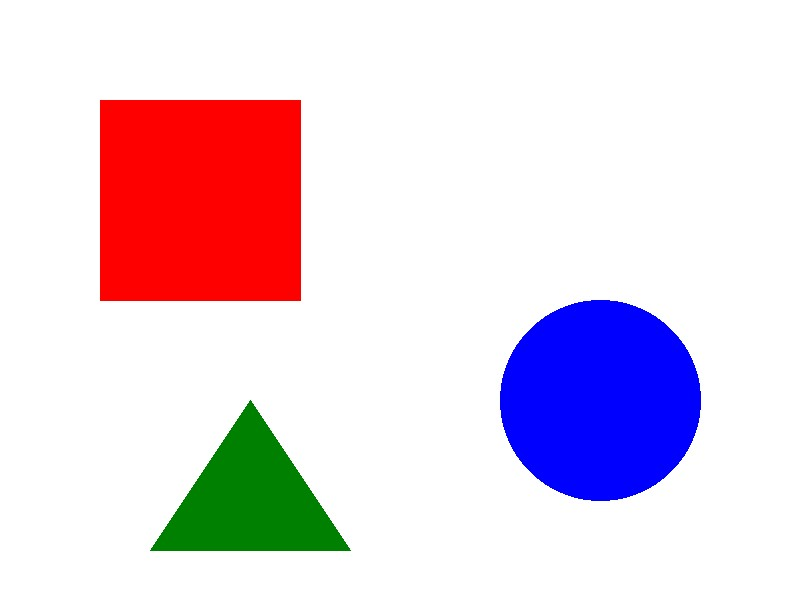
%> input picture Corte 1/Parcial/Figuras.jpeg, 800 x 600 px
$ octave Punto_3.m   (GNU Octave 9; MATLAB toolbox functions it lacks are replaced by stand-ins)
%> lines starting %> are read from the running program, lines starting %| are printed output that depends on the picture
%% Parcial Imágenes
% Nicolás González

clear all;
close all;
clc;

% Punto 3

% Se genera una imagen con la IA Copilot en formato Jpeg a una calidad del
% 90%
img = imread('Figuras.jpeg');
%> img is the input picture: size 600x800x3 uint8; mean R, G, B 229.8, 212.6, 225.2

% Cálculo del tamaño del archivo en KB
fileInfo = dir('Figuras.jpeg');
fileSizeKB = fileInfo.bytes / 1024; % Convertir a KB

% Cálculo del tamaño teórico (24 bits por píxel)
[m, n, c] = size(img);
%> m = 600; n = 800; c = 3
bits = 24;
fileSizeTeoricoKB = (m * n * bits) / (8 * 1024); % KB
%> fileSizeTeoricoKB = 1406.2

% Filtro (Blur)
imgBlur = imgaussfilt(img, 30); % Desenfoque
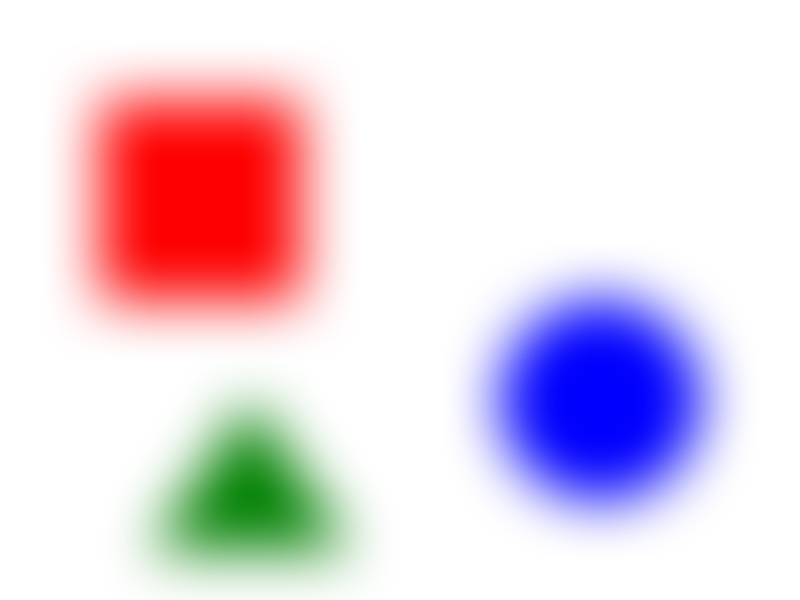
%> imgBlur: size 600x800x3 uint8; mean R, G, B 229.9, 212.7, 225.3
imwrite(imgBlur, 'Figuras_Suavizada.jpg'); % Se guarda la imagen con el filtro

% Comparación de tamaños
fileInfoBlur = dir('Figuras_Suavizada.jpg');
fileSizeBlurKB = fileInfoBlur.bytes / 1024; % Convertir a KB

% Histogramas de la imagen original y suavizada
imgGris = rgb2gray(img);
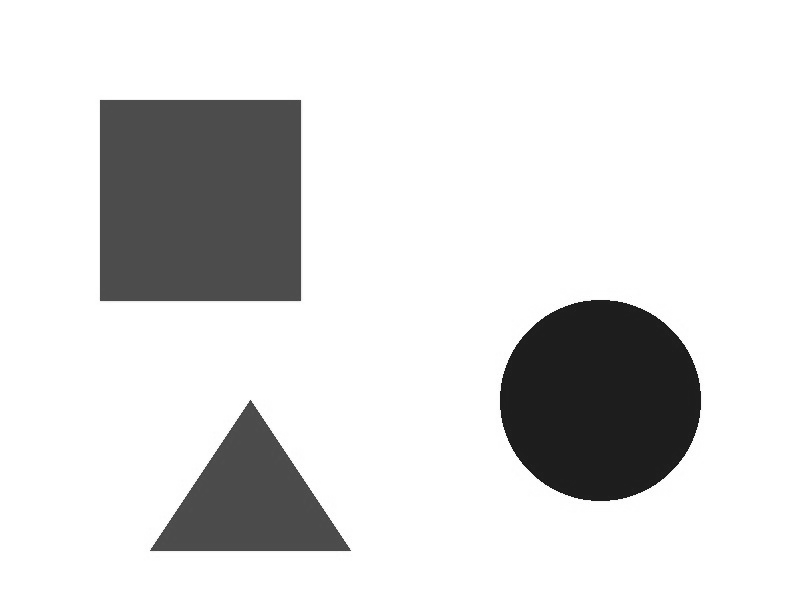
%> imgGris: size 600x800 uint8; min 18, max 255, mean 219.2
imgBlurGris = rgb2gray(imgBlur);
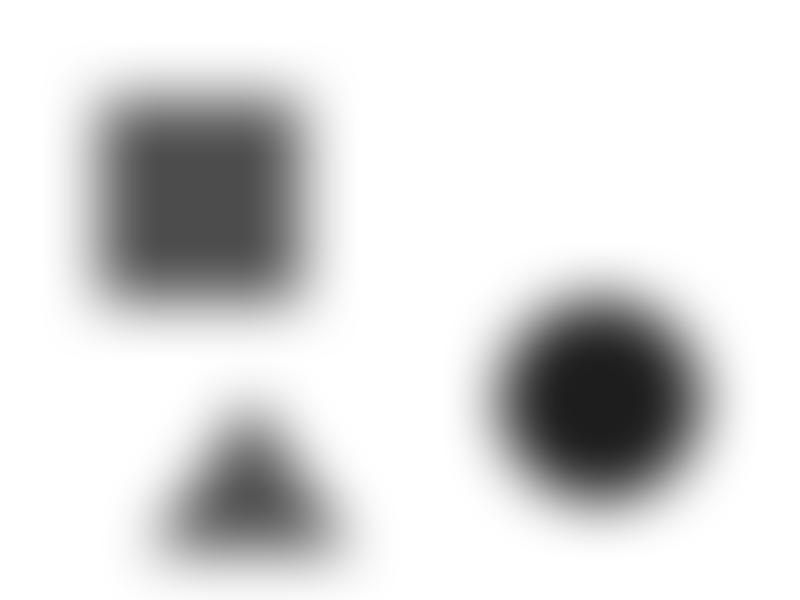
%> imgBlurGris: size 600x800 uint8; min 29, max 255, mean 219.2

% Grafico histogramas
figure('Name', 'Histogramas de Intensidad');
subplot(1,2,1);
imhist(imgGris);
title('Histograma de la Imagen Original');
xlabel('Intensidad');
ylabel('Frecuencia');

subplot(1,2,2);
imhist(imgBlurGris);
title('Histograma de la Imagen Suavizada');
xlabel('Intensidad');
ylabel('Frecuencia');
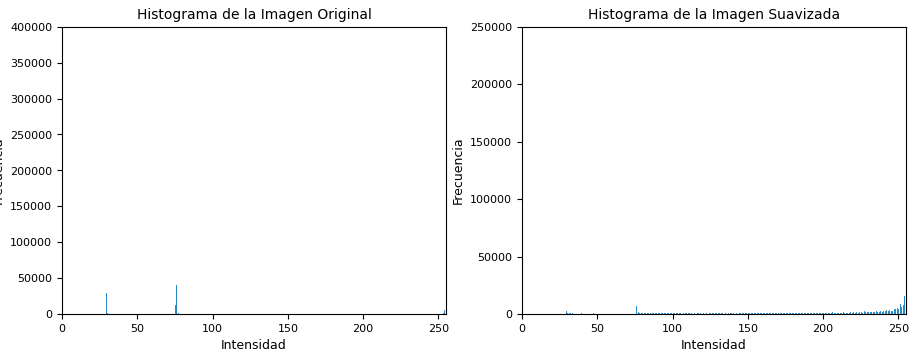
%> figure redrawn from the program's plot data, 2 panels; panel 1: highest point at x = 255, y = 381998; panel 2: highest point at x = 255, y = 237978

% Mostrar resultados en consola
fprintf('Tamaño original: %.2f KB\n', fileSizeKB);
fprintf('Tamaño teórico sin compresión: %.2f KB\n', fileSizeTeoricoKB);
%| Tamaño teórico sin compresión: 1406.25 KB
fprintf('Tamaño después del suavizado: %.2f KB\n', fileSizeBlurKB);

% Imagen original: En el histograma se ven unos picos definidos en algunas
% intensidades, por lo que tiene datos predominantes.

% Imagen suavizada: En el histograma se distribuyan más los valores de
% intensidad, hay un aumento al final por lo que tiene más blancos. También
% hay una mayor presencia de tonos intermedios.
